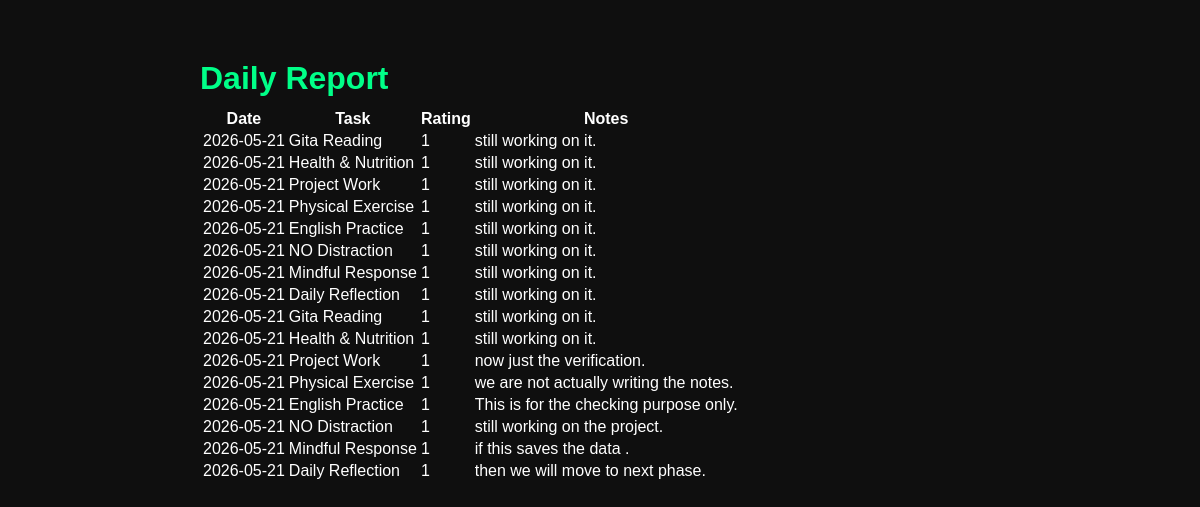
Screenshot of /report with the database file from the repository.
### tables this page shows
CREATE TABLE logs (
                   id INTEGER PRIMARY KEY AUTOINCREMENT,
                   date TEXT NOT NULL,
                   task_name TEXT NOT NULL,
                   rating INTEGER NOT NULL,
                   notes TEXT
                   );

### app.py (the view)
@app.route("/report")
def report():
    conn = get_db_connection()
    logs = conn.execute("SELECT * FROM logs").fetchall()
    conn.close()
    return render_template("report.html", logs=logs)

### database.py (called while the page is built)
def get_db_connection():
    conn= sqlite3.connect("tracker.db")
    conn.row_factory = sqlite3.Row
    return conn

### templates/report.html (shortened to what this page needs)
<!DOCTYPE HTML>
<html lang="en">
<head>
    <link rel="stylesheet" href="/static/style.css">
</head>
<bpdy>
    <div class="container">
        <h1>Daily Report</h1>
        <table>
            <thead>
                <tr>
                    <th>Date</th>
                    <th>Task</th>
                    <th>Rating</th>
                    <th>Notes</th>
                </tr>
            </thead>
            <tbody>
                {% for log in logs %}
                <tr>
                    <td>{{ log['date'] }}</td>
                    <td>{{ log['task_name'] }}</td>
                    <td>{{ log['rating'] }}</td>
                    <td>{{ log['notes'] }}</td>
                </tr>
                {% endfor %}
            </tbody>
        </table>
    </div>
</bpdy>
</html>

### static/style.css (style rules this page uses)
h1 { color: #00ff88; font-size: 2rem; margin-bottom: 10px; }
.container { margin-top: 40px; }

### rows the page displays
logs: date "2026-05-21", task_name "Gita Reading", rating "1", notes "still working on it."
logs: date "2026-05-21", task_name "Health & Nutrition", rating "1", notes "still working on it."
logs: date "2026-05-21", task_name "Project Work", rating "1", notes "still working on it."
logs: date "2026-05-21", task_name "Physical Exercise", rating "1", notes "still working on it."
logs: date "2026-05-21", task_name "English Practice", rating "1", notes "still working on it."
logs: date "2026-05-21", task_name "NO Distraction", rating "1", notes "still working on it."
logs: date "2026-05-21", task_name "Mindful Response", rating "1", notes "still working on it."
logs: date "2026-05-21", task_name "Daily Reflection", rating "1", notes "still working on it."
logs: date "2026-05-21", task_name "Gita Reading", rating "1", notes "still working on it."
logs: date "2026-05-21", task_name "Health & Nutrition", rating "1", notes "still working on it."
logs: date "2026-05-21", task_name "Project Work", rating "1", notes "now just the verification."
logs: date "2026-05-21", task_name "Physical Exercise", rating "1", notes "we are not actually writing the notes."
logs: date "2026-05-21", task_name "English Practice", rating "1", notes "This is for the checking purpose only."
logs: date "2026-05-21", task_name "NO Distraction", rating "1", notes "still working on the project."
logs: date "2026-05-21", task_name "Mindful Response", rating "1", notes "if this saves the data ."
logs: date "2026-05-21", task_name "Daily Reflection", rating "1", notes "then we will move to next phase."
